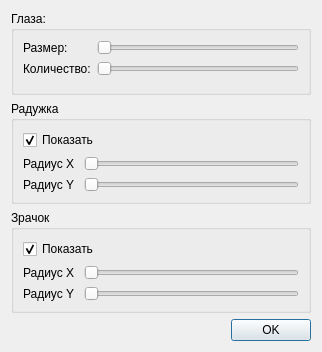
<?xml version="1.0" encoding="UTF-8"?>
<ui version="4.0">
 <class>USettings</class>
 <widget class="QDialog" name="USettings">
  <property name="geometry">
   <rect>
    <x>0</x>
    <y>0</y>
    <width>322</width>
    <height>352</height>
   </rect>
  </property>
  <property name="windowTitle">
   <string>Dialog</string>
  </property>
  <layout class="QVBoxLayout" name="verticalLayout_3">
   <item>
    <widget class="QGroupBox" name="gBoxEyes">
     <property name="title">
      <string>Глаза:</string>
     </property>
     <layout class="QFormLayout" name="formLayout_3">
      <item row="0" column="0">
       <widget class="QLabel" name="label_3">
        <property name="text">
         <string>Размер:</string>
        </property>
       </widget>
      </item>
      <item row="0" column="1">
       <widget class="QSlider" name="hSliderSizeEye">
        <property name="orientation">
         <enum>Qt::Horizontal</enum>
        </property>
       </widget>
      </item>
      <item row="1" column="1">
       <widget class="QSlider" name="hSliderNumberEyes">
        <property name="orientation">
         <enum>Qt::Horizontal</enum>
        </property>
       </widget>
      </item>
      <item row="1" column="0">
       <widget class="QLabel" name="label_4">
        <property name="text">
         <string>Количество:</string>
        </property>
       </widget>
      </item>
     </layout>
    </widget>
   </item>
   <item>
    <widget class="QGroupBox" name="gBoxIris">
     <property name="title">
      <string>Радужка</string>
     </property>
     <layout class="QVBoxLayout" name="verticalLayout">
      <item>
       <widget class="QCheckBox" name="cBoxVisibleIris">
        <property name="text">
         <string>Показать</string>
        </property>
        <property name="checked">
         <bool>true</bool>
        </property>
       </widget>
      </item>
      <item>
       <layout class="QFormLayout" name="formLayout_2">
        <item row="0" column="0">
         <widget class="QLabel" name="label_5">
          <property name="text">
           <string>Радиус Х </string>
          </property>
         </widget>
        </item>
        <item row="0" column="1">
         <widget class="QSlider" name="hSliderRXIris">
          <property name="orientation">
           <enum>Qt::Horizontal</enum>
          </property>
         </widget>
        </item>
        <item row="1" column="0">
         <widget class="QLabel" name="label_6">
          <property name="text">
           <string>Радиус Y</string>
          </property>
         </widget>
        </item>
        <item row="1" column="1">
         <widget class="QSlider" name="hSliderRYIris">
          <property name="orientation">
           <enum>Qt::Horizontal</enum>
          </property>
         </widget>
        </item>
       </layout>
      </item>
     </layout>
    </widget>
   </item>
   <item>
    <widget class="QGroupBox" name="gBoxPupil">
     <property name="title">
      <string>Зрачок</string>
     </property>
     <layout class="QVBoxLayout" name="verticalLayout_2">
      <item>
       <widget class="QCheckBox" name="cBoxVisiblePupil">
        <property name="text">
         <string>Показать</string>
        </property>
        <property name="checked">
         <bool>true</bool>
        </property>
       </widget>
      </item>
      <item>
       <layout class="QFormLayout" name="formLayout">
        <item row="0" column="0">
         <widget class="QLabel" name="label">
          <property name="text">
           <string>Радиус Х </string>
          </property>
         </widget>
        </item>
        <item row="0" column="1">
         <widget class="QSlider" name="hSliderRXPupil">
          <property name="maximum">
           <number>200</number>
          </property>
          <property name="orientation">
           <enum>Qt::Horizontal</enum>
          </property>
          <property name="invertedAppearance">
           <bool>false</bool>
          </property>
          <property name="invertedControls">
           <bool>false</bool>
          </property>
         </widget>
        </item>
        <item row="1" column="0">
         <widget class="QLabel" name="label_2">
          <property name="text">
           <string>Радиус Y</string>
          </property>
         </widget>
        </item>
        <item row="1" column="1">
         <widget class="QSlider" name="hSliderRYPupil">
          <property name="maximum">
           <number>200</number>
          </property>
          <property name="orientation">
           <enum>Qt::Horizontal</enum>
          </property>
         </widget>
        </item>
       </layout>
      </item>
     </layout>
    </widget>
   </item>
   <item>
    <widget class="QDialogButtonBox" name="buttonBox">
     <property name="layoutDirection">
      <enum>Qt::LeftToRight</enum>
     </property>
     <property name="locale">
      <locale language="Russian" country="RussianFederation"/>
     </property>
     <property name="orientation">
      <enum>Qt::Horizontal</enum>
     </property>
     <property name="standardButtons">
      <set>QDialogButtonBox::Ok</set>
     </property>
    </widget>
   </item>
  </layout>
 </widget>
 <resources/>
 <connections>
  <connection>
   <sender>buttonBox</sender>
   <signal>accepted()</signal>
   <receiver>USettings</receiver>
   <slot>accept()</slot>
   <hints>
    <hint type="sourcelabel">
     <x>248</x>
     <y>254</y>
    </hint>
    <hint type="destinationlabel">
     <x>157</x>
     <y>274</y>
    </hint>
   </hints>
  </connection>
  <connection>
   <sender>buttonBox</sender>
   <signal>rejected()</signal>
   <receiver>USettings</receiver>
   <slot>reject()</slot>
   <hints>
    <hint type="sourcelabel">
     <x>316</x>
     <y>260</y>
    </hint>
    <hint type="destinationlabel">
     <x>286</x>
     <y>274</y>
    </hint>
   </hints>
  </connection>
 </connections>
</ui>
